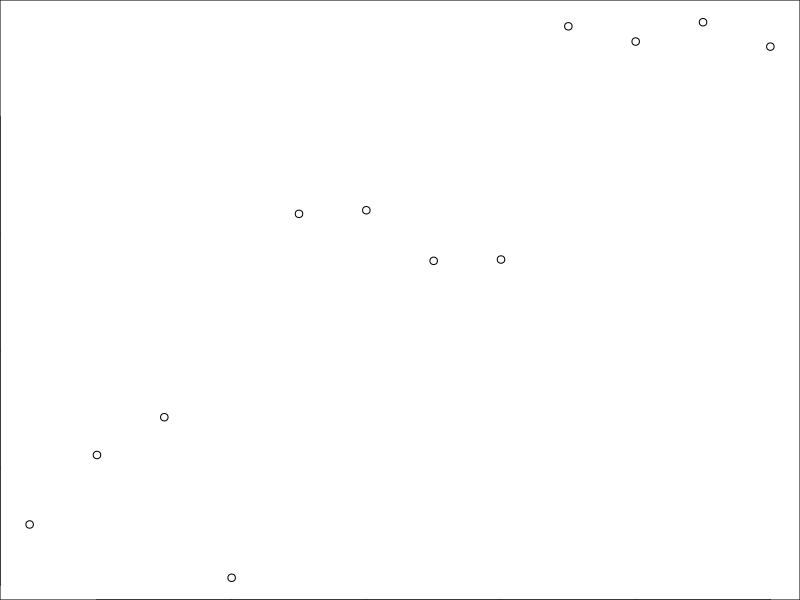
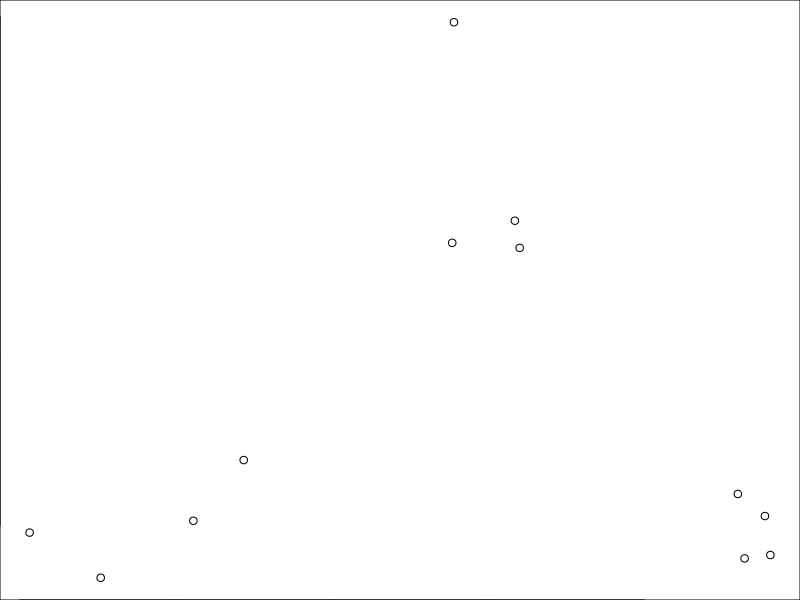
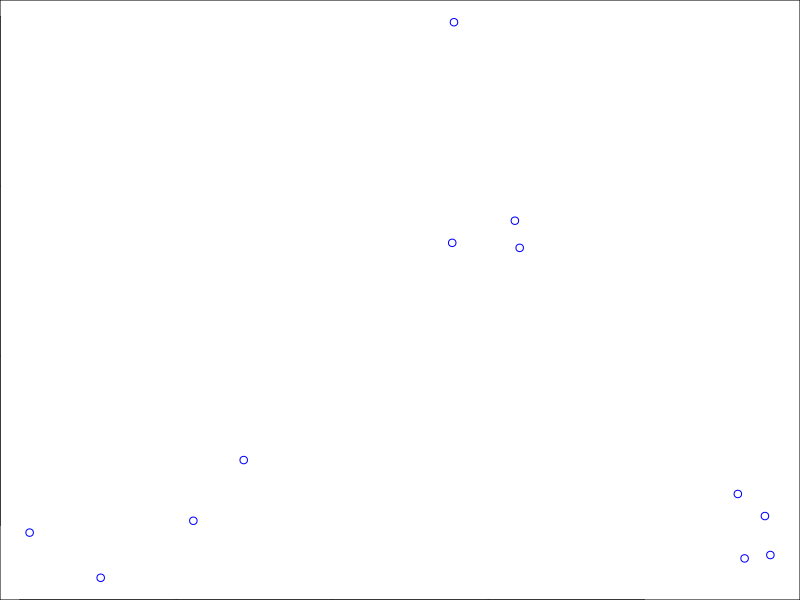
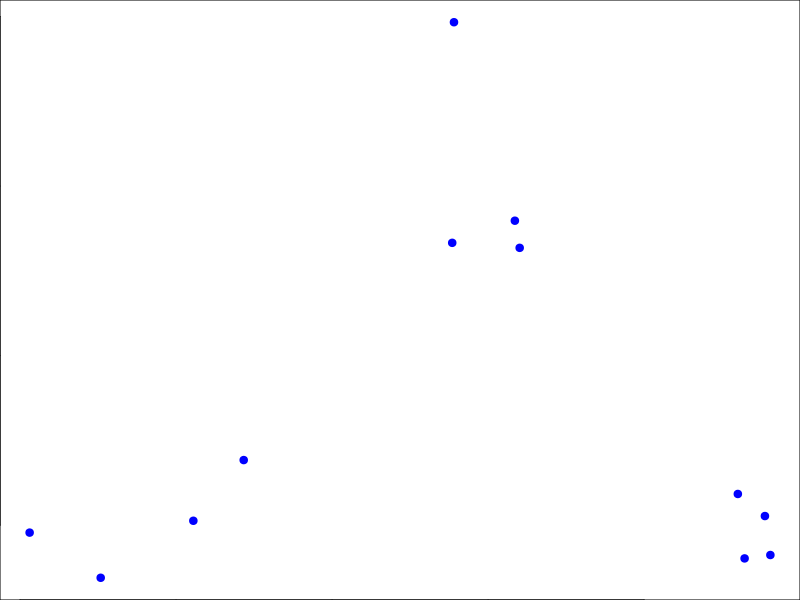
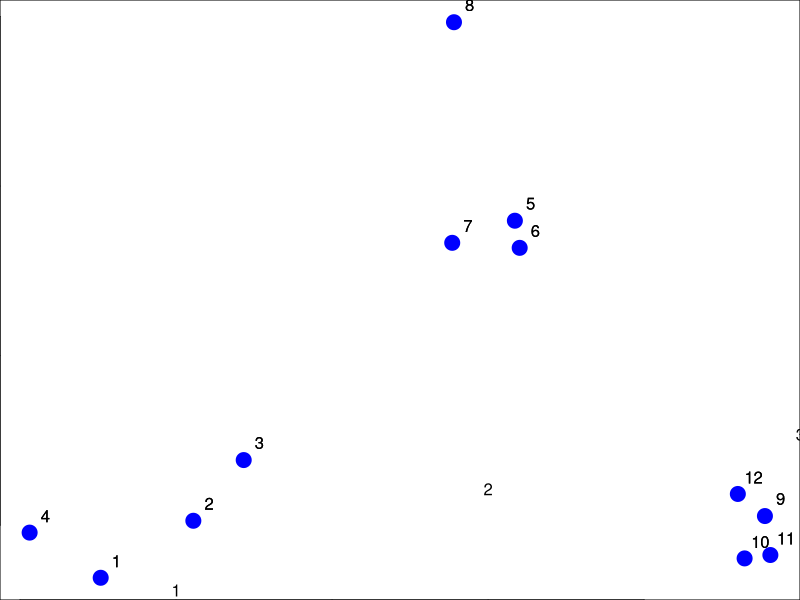
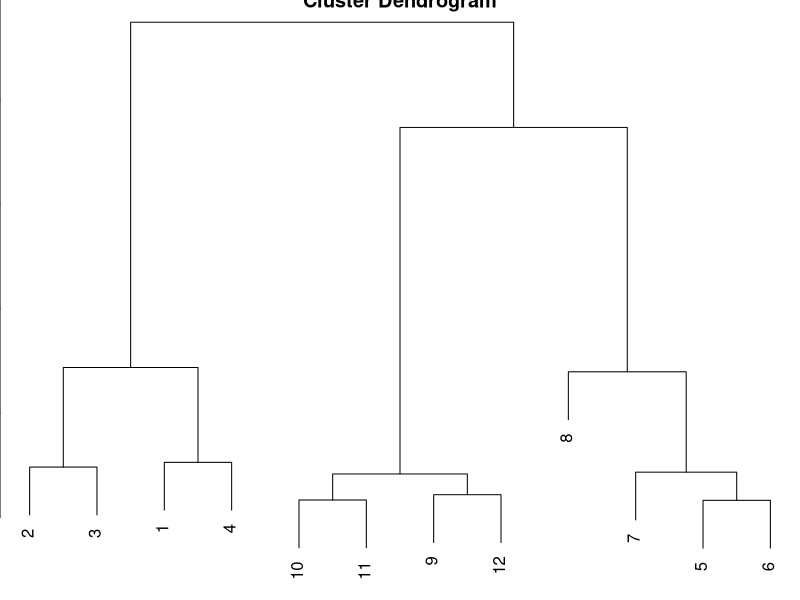
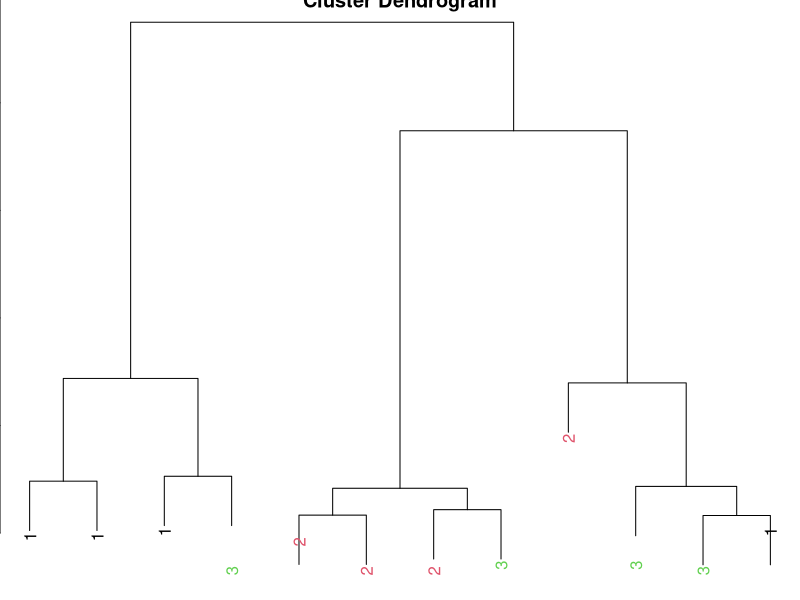

Generate these figures, in order, with R:
set.seed(1234)
par(mar = c(0, 0, 0, 0))
x <- rnorm(12, mean = rep(1:3, each = 4), sd = 0.2)
y <- rnorm(12, mean = rep(c(1, 2, 1), each = 4), sd = 0.2)

plot(x)
plot(x, y)
plot(x, y, col = 'blue')
plot(x, y, col = 'blue', pch = 19)
plot(x, y, col = 'blue', pch = 19, cex = 2)

text(x + 0.05)
text(x + 0.05, y + 0.05)
text(x + 0.05, y + 0.05, labels = as.character(1:12))

# we took the points X & Y and put them in a data frame and calculate the distance 
# between them
dataFrame <- data.frame(x = x, y = y)
dist(dataFrame)
distxy <- dist(dataFrame)
hClustering <- hclust(distxy)
plot(hClustering)


# Make a function for clustering

myplotcluster <- function(hclust, lab = hclust$labels, lab.col = rep(1, length(hclust$labels)), hang = 0.1, ...){
    y <- rep(hclust$height, 2)
    x <- as.numeric(hclust$merge)
    
    y <- y[which(x < 0)]
    x <- x[which(x < 0)]
    x <- abs(x)
    y <- y[order(x)]
    x <- x[order(y)]
    plot(hclust, labels = FALSE, hang = hang, ...)
    text(x = x, y = y[hclust$order] - (max(hclust$height) * hang), labels = lab[hclust$order], col = lab.col[hclust$order], srt = 90, adj = c(1, 0.5), xpd = NA, ...)
}

# Test the function
myplotcluster(hClustering, lab = rep(1:3, each =4), lab.col = rep(1:3, each = 4))
